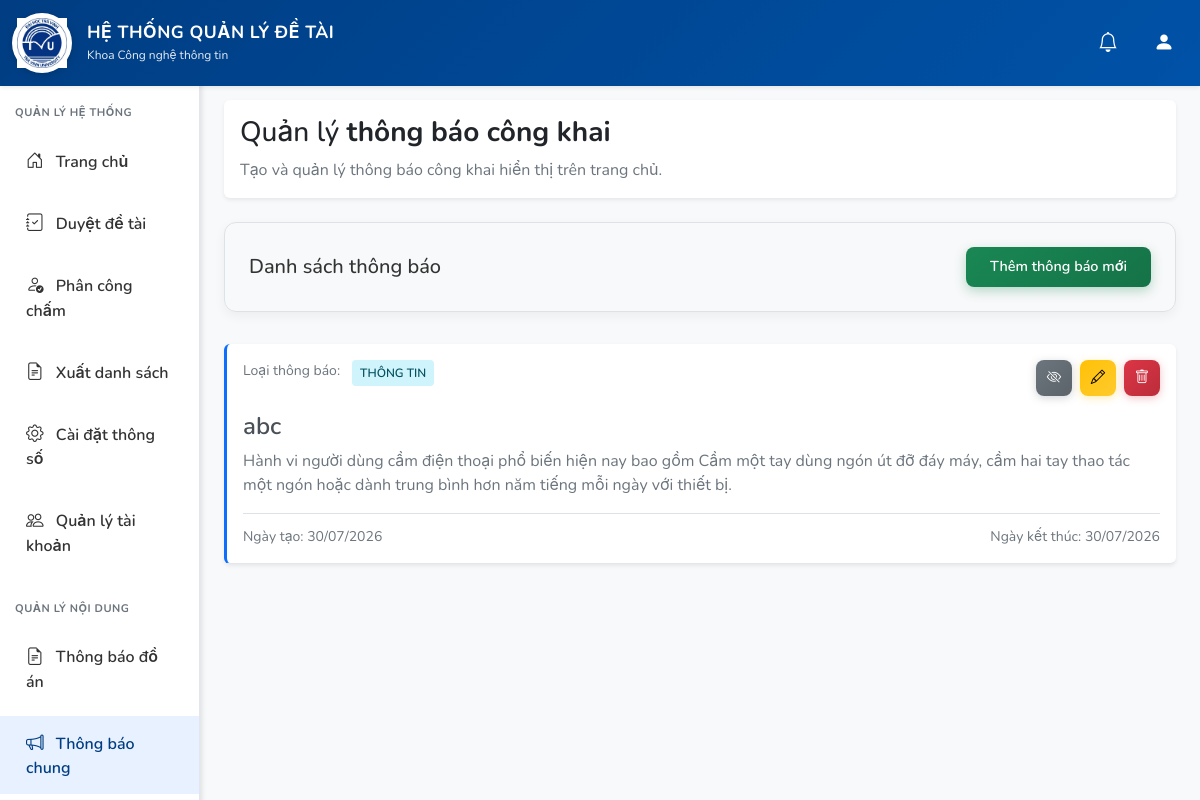
Screenshot of /lanh_dao/quan_ly_thong_bao.php (signed in) with the database file from the repository.
### tables this page shows
CREATE TABLE `thong_bao` (
  `id` int(11) NOT NULL,
  `nguoi_nhan_id` int(11) DEFAULT NULL,
  `tieu_de` varchar(255) NOT NULL,
  `noi_dung` text NOT NULL,
  `loai` enum('info','success','warning','danger') DEFAULT 'info',
  `da_doc` tinyint(1) DEFAULT 0,
  `link` varchar(500) DEFAULT NULL,
  `loai_thong_bao` varchar(50) DEFAULT 'thong_bao',
  `ngay_bat_dau` date DEFAULT NULL,
  `ngay_ket_thuc` date DEFAULT NULL,
  `trang_thai` enum('mo','khoa') NOT NULL DEFAULT 'mo',
  `created_at` timestamp NOT NULL DEFAULT current_timestamp()
);

### config/database.php (called while the page is built, shortened)
<?php
class Database
{
    private static $instance = null;
    private $conn;
    private function connect()
    {
        $dsn = "mysql:host=" . DB_HOST . ";port=" . DB_PORT . ";dbname=" . DB_NAME . ";charset=" . DB_CHARSET;
        $options = [
            PDO::ATTR_ERRMODE => PDO::ERRMODE_EXCEPTION,
            PDO::ATTR_DEFAULT_FETCH_MODE => PDO::FETCH_ASSOC,
            PDO::ATTR_EMULATE_PREPARES => false,
        ];
        try {
            $this->conn = new PDO($dsn, DB_USER, DB_PASS, $options);
            $this->conn->exec("SET NAMES utf8mb4");
        } catch (PDOException $e) {
            if (DB_USER !== 'root') {
                try {
                    $this->conn = new PDO($dsn, 'root', '', $options);
                    $this->conn->exec("SET NAMES utf8mb4");
                    return;
                } catch (PDOException $ex) {
                }
            }
            error_log("Database Connection Error: " . $e->getMessage());
            throw new Exception("Không thể kết nối đến database: " . $e->getMessage());
        } catch (Exception $e) {
            error_log("Database Error: " . $e->getMessage());
            throw new Exception("Lỗi database: " . $e->getMessage());
        }
    }
    public static function getInstance()
    {
        if (self::$instance === null) {
            self::$instance = new self();
        }
        return self::$instance;
    }
    public function getConnection()
    {
        if ($this->conn === null) {
            $this->connect();
        } else {
            try {
                $this->conn->query('SELECT 1');
            } catch (PDOException $e) {
                if (stripos($e->getMessage(), '2006') !== false || stripos($e->getMessage(), 'gone away') !== false) {
                    error_log("Database connection lost, reconnecting...");
                    $this->connect();
                } else {
                    throw new Exception("Lỗi kết nối database: " . $e->getMessage());
                }
            }
        }
        return $this->conn;
    }
}

### models/BaseModel.php (called while the page is built, shortened)
<?php
class BaseModel {
    protected $db;
    public function __construct() {
        $this->db = Database::getInstance()->getConnection();
    }
    public function query($sql, $params = []) {
        $stmt = $this->db->prepare($sql);
        $stmt->execute($params);
        return $stmt->fetchAll();
    }
}

### models/ThongBaoModel.php (called while the page is built, shortened)
<?php
require_once 'BaseModel.php';
class ThongBaoModel extends BaseModel {
    protected $table = 'thong_bao';
    public function getAllThongBaoCongKhai($limit = 50) {
        $sql = "SELECT * FROM {$this->table}
                WHERE nguoi_nhan_id IS NULL
                ORDER BY created_at DESC
                LIMIT {$limit}";
        return $this->query($sql);
    }
}

### lanh_dao/quan_ly_thong_bao.php (the view, shortened to what this page needs)
<?php
$thongBaoModel = new ThongBaoModel();
$dsThongBao = $thongBaoModel->getAllThongBaoCongKhai(50);
include_once __DIR__ . '/../includes/header.php';
?>
<div class="container-fluid">
    <div class="row">
        <?php include_once __DIR__ . '/includes/sidebar_lanh_dao.php'; ?>
        <div class="col-md-10 p-4">
            <div class="card mb-4 fade-in-up border-0 shadow-sm">
                <div class="card-body">
                    <div class="row align-items-center">
                        <div class="col-md-8">
                            <h3 class="mb-2 text-dark">
                                Quản lý <strong>thông báo công khai</strong>
                            </h3>
                            <p class="mb-0 text-muted">
                                Tạo và quản lý thông báo công khai hiển thị trên trang chủ.
                            </p>
                        </div>
                    </div>
                </div>
            </div>
            <div class="card-modern mb-4 fade-in-up">
                <div class="card-body-modern">
                    <div class="d-flex justify-content-between align-items-center">
                        <h5 class="mb-0">
                            Danh sách thông báo
                        </h5>
                        <button class="btn btn-modern btn-success-modern" data-bs-toggle="modal"
                            data-bs-target="#addNotificationModal">
                            Thêm thông báo mới
                        </button>
                    </div>
                </div>
            </div>
            <div class="fade-in-up">
                <?php if (empty($dsThongBao)): ?>
                    <div class="card-modern">
                        <div class="card-body-modern">
                            <div class="empty-state">
                                <i class="bi bi-megaphone text-dark"></i>
                                <h3>Chưa có thông báo nào</h3>
                                <p>Hãy tạo thông báo đầu tiên để hiển thị trên trang chủ</p>
                            </div>
                        </div>
                    </div>
                <?php else: ?>
                    <?php foreach ($dsThongBao as $thongBao): ?>
                        <div
                            class="notification-item type-<?= $thongBao['loai'] ?> <?= $thongBao['trang_thai'] === 'khoa' ? 'inactive' : '' ?>">
                            <div class="d-flex justify-content-between align-items-start mb-3">
                                <div class="d-flex gap-2">
                                    <span class="text-muted small me-1">Loại thông báo:</span>
                                    <span class="type-badge type-<?= $thongBao['loai'] ?>">
                                        <?php
                                        $typeLabels = [
                                            'info' => 'Thông tin',
                                            'success' => 'Thành công',
                                            'warning' => 'Cảnh báo',
                                            'danger' => 'Quan trọng'
                                        ];
                                        echo $typeLabels[$thongBao['loai']] ?? 'Thông tin';
                                        ?>
                                    </span>
                                </div>
                                <div class="notification-actions">
                                    <form method="POST" class="d-inline">
                                        <button type="submit" class="btn-toggle-timeline"
                                            title="<?= $thongBao['trang_thai'] === 'mo' ? 'Ẩn thông báo' : 'Hiển thị thông báo' ?>">
                                            <i class="bi bi-<?= $thongBao['trang_thai'] === 'mo' ? 'eye-slash' : 'eye' ?>"></i>
                                        </button>
                                    </form>
                                    <button class="btn-edit-timeline" data-bs-toggle="modal"
                                        data-bs-target="#editNotificationModal" data-id="<?= $thongBao['id'] ?>"
                                        data-tieu_de="<?= htmlspecialchars($thongBao['tieu_de']) ?>"
                                        data-noi_dung="<?= htmlspecialchars($thongBao['noi_dung']) ?>"
                                        data-loai="<?= $thongBao['loai'] ?>"
                                        data-link="<?= htmlspecialchars($thongBao['link']) ?>"
                                        data-ngay_bat_dau="<?= $thongBao['ngay_bat_dau'] ?>"
                                        data-ngay_ket_thuc="<?= $thongBao['ngay_ket_thuc'] ?>"
                                        data-trang_thai="<?= $thongBao['trang_thai'] ?>">
                                        <i class="bi bi-pencil"></i>
                                    </button>
                                    <form method="POST" class="d-inline"
                                        onsubmit="return confirm('Bạn có chắc muốn xóa thông báo này?')">
                                        <button type="submit" class="btn-delete-timeline">
                                            <i class="bi bi-trash"></i>
                                        </button>
                                    </form>
                                </div>
                            </div>
                            <h4 class="notification-title"><?= htmlspecialchars($thongBao['tieu_de']) ?></h4>
                            <div class="notification-content"><?= nl2br(htmlspecialchars($thongBao['noi_dung'])) ?></div>
                            <div class="notification-meta">
                                <div class="notification-date">
                                    Ngày tạo: <?= date('d/m/Y', strtotime($thongBao['created_at'])) ?>
                                </div>
                                <?php if ($thongBao['ngay_ket_thuc']): ?>
                                <div class="notification-date">
                                    Ngày kết thúc: <?= date('d/m/Y', strtotime($thongBao['ngay_ket_thuc'])) ?>
                                </div>
                                <?php endif; ?>
                            </div>
                        </div>
                    <?php endforeach; ?>
                <?php endif; ?>
            </div>
        </div>
    </div>
    </body>
    </html>

### assets/css/style.css (style rules this page uses)
:root { --primary-color: #003d82; --secondary-color: #0052a8; --success-color: #1cc88a; --danger-color: #e74a3b; --warning-color: #f6c23e; --info-color: #36b9cc; --light-color: #f8f9fc; --dark-color: #5a5c69; }
body { font-family: 'Nunito', sans-serif; background-color: #f8f9fc; min-height: 100vh; display: flex; flex-direction: column; }
.col-md-10.p-4 { margin-left: 16.666667%; }
.card { border: none; border-radius: 10px; box-shadow: 0 2px 8px rgba(0,0,0,0.08); transition: all 0.3s ease; }
.btn { font-weight: 600; border-radius: 5px; padding: 0.5rem 1.25rem; transition: all 0.3s ease; }
.fade-in-up { animation: fadeInUp 0.5s ease-out; }
.notification-item { padding: 0.75rem 1.25rem; background-color: #f8f9fc; border-bottom: 1px solid #e3e6f0; }

### lanh_dao/assets/simple-admin.css (style rules this page uses)
* { box-sizing: border-box; }
body { font-family: 'Nunito', -apple-system, BlinkMacSystemFont, sans-serif; background-color: #f8f9fa; color: #333; }
.card { border: 1px solid #dee2e6; border-radius: 0.375rem; box-shadow: 0 0.125rem 0.25rem rgba(0, 0, 0, 0.075); margin-bottom: 1.5rem; }
.card-body { padding: 1rem; }
.btn { border: 1px solid transparent; border-radius: 0.375rem; padding: 0.375rem 0.75rem; font-size: 1rem; font-weight: 400; line-height: 1.5; text-decoration: none; cursor: pointer; transition: all 0.15s ease-in-out; display: inline-block; text-align: center; vertical-align: middle; user-select: none; }
.text-muted { color: #6c757d !important; }
.mb-0 { margin-bottom: 0 !important; }
.mb-2 { margin-bottom: 0.5rem !important; }
.mb-3 { margin-bottom: 1rem !important; }
.mb-4 { margin-bottom: 1.5rem !important; }
.d-flex { display: flex !important; }
.justify-content-between { justify-content: space-between !important; }
.align-items-center { align-items: center !important; }
.gap-2 { gap: 0.5rem !important; }
.btn:not(:disabled):not(.disabled) { cursor: pointer; }

### lanh_dao/assets/button-styles.css (style rules this page uses)
.btn-success, .btn-modern.btn-success-modern { background: linear-gradient(135deg, #198754 0%, #157347 100%) !important; border: none !important; color: white !important; padding: 0.6rem 1.5rem !important; border-radius: 0.5rem !important; font-weight: 600 !important; display: inline-flex !important; align-items: center !important; gap: 0.5rem !important; transition: all 0.3s cubic-bezier(0.4, 0, 0.2, 1) !important; box-shadow: 0 4px 12px rgba(25, 135, 84, 0.3) !important; text-decoration: none !important; }
.card-modern { border: 1px solid #dee2e6 !important; border-radius: 0.75rem !important; box-shadow: 0 4px 12px rgba(0, 0, 0, 0.05) !important; margin-bottom: 2rem !important; overflow: hidden !important; transition: all 0.3s ease !important; }
.card-body-modern { padding: 1.5rem !important; }
.fade-in-up { animation: fadeInUp 0.5s ease-out !important; }

### lanh_dao/assets/animations.css (style rules this page uses)
.fade-in-up { animation: fadeInUp 0.6s ease-out forwards; }
.card-modern { transition: all 0.3s cubic-bezier(0.4, 0, 0.2, 1); }
html { scroll-behavior: smooth; }

### includes/header.php (style rules this page uses)
body { padding-top: 76px; }

### rows the page displays
thong_bao: loai "THÔNG TIN", tieu_de "abc", noi_dung "Hành vi người dùng cầm điện thoại phổ biến hiện nay bao gồm Cầm một tay dùng ngón út đỡ đáy máy, cầm hai tay thao tác một ngón hoặc dành trung bình hơn năm tiếng mỗi ngày với thiết bị.", created_at "30/07/2026", ngay_ket_thuc "30/07/2026"
